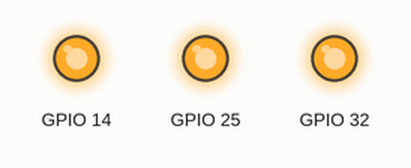
A sketch run on a simulated ESP32. Parts: output pins drawn as LEDs (lit = HIGH).

Above: at 0.05 s.
At 2.75 s:
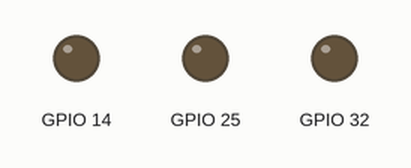
Timing chart, 0 to 3.0 s (numbered marks = the images above):
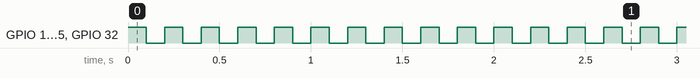

The sketch:

Percobaan2.ino
```cpp
void setup() {
  // put your setup code here, to run once:
  pinMode(14, OUTPUT);
  pinMode(25, OUTPUT);
  pinMode(32, OUTPUT);
}

void loop() {
  // put your main code here, to run repeatedly:
  digitalWrite(14, HIGH);
  digitalWrite(25, HIGH);
  digitalWrite(32, HIGH);
  delay(100);
  digitalWrite(14, LOW);
  digitalWrite(25, LOW);
  digitalWrite(32, LOW);
  delay(100);
}
```

Measured:
- by itself, GPIO 14, GPIO 25, GPIO 32: alternates HIGH for 0.10 s and LOW for 0.10 s
